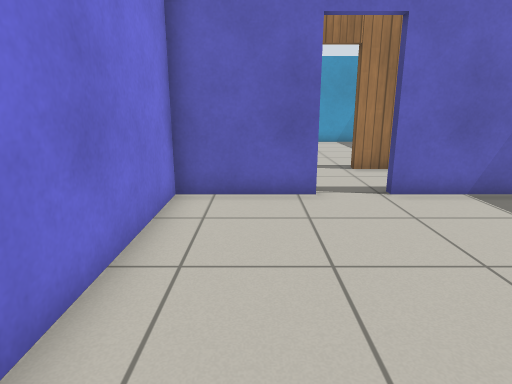
view 1 (above)

19 first-person views from a walk through a Gazebo world. The camera is 1 m above the floor, tilts 14° down and sees 75° across. Floor lines are 1 m apart. The floor is counted in squares, 0.5 m on a side. Each view is taken from the middle of a square. On the plan, view 1 faces up. The plan holds only what a view shows up to about 18 squares ahead; the rest is blank. The place goes on beyond the plan. The robots in the file are not drawn. Gazebo's built-in surfaces are drawn with simple patterns.

view 2
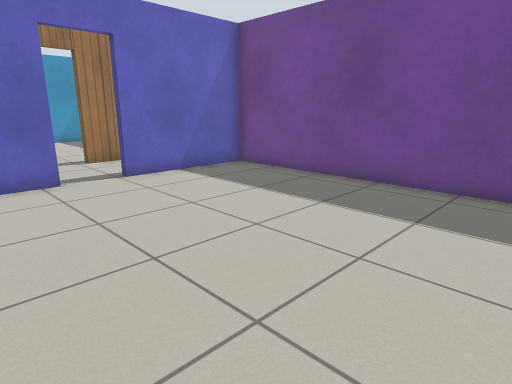

view 3
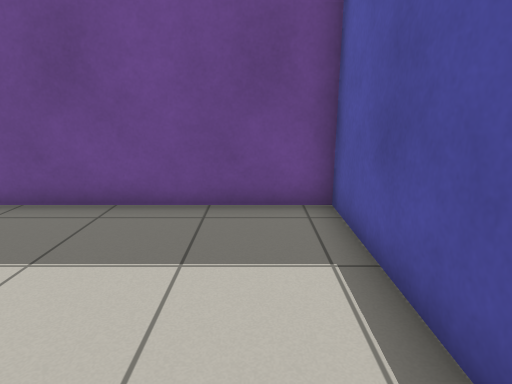

view 4
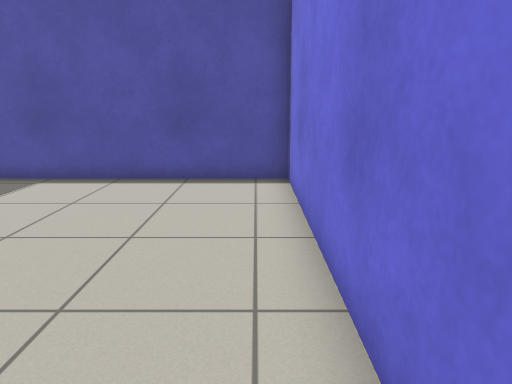

view 5
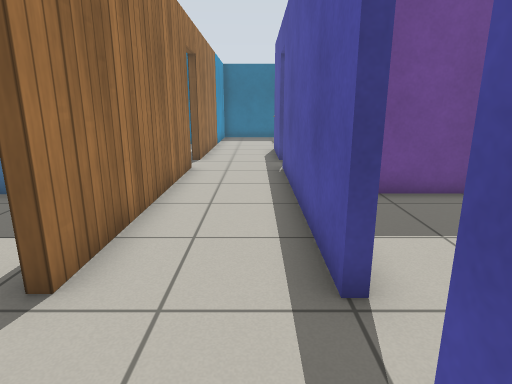

view 6
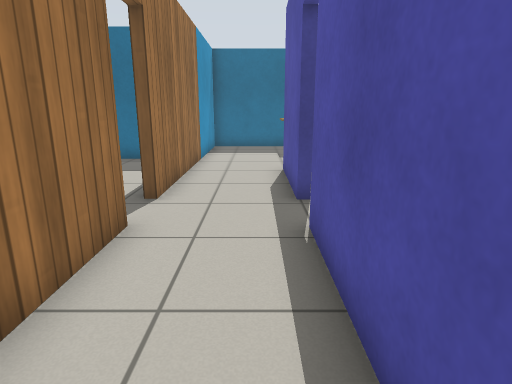

view 7
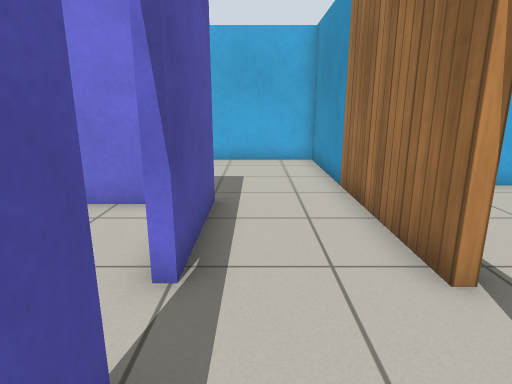

view 8
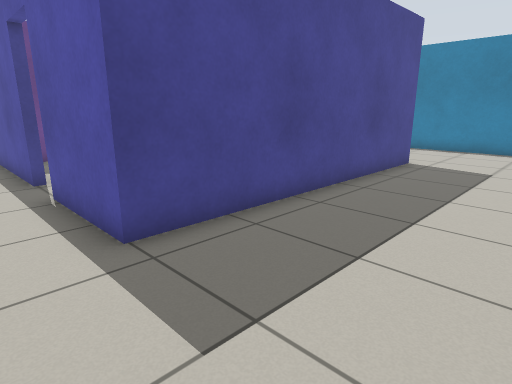

view 9
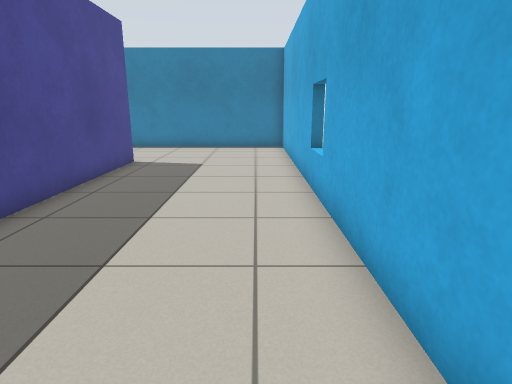

view 10
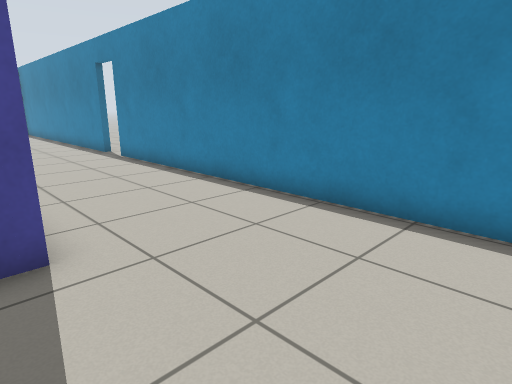

view 11
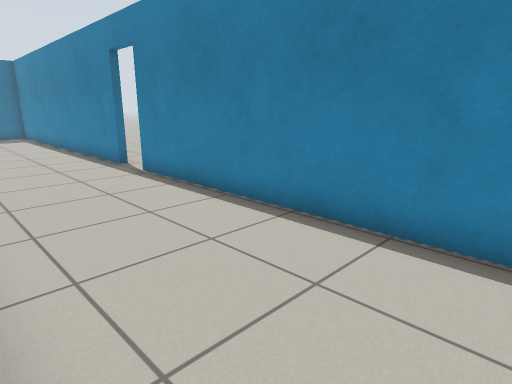

view 12
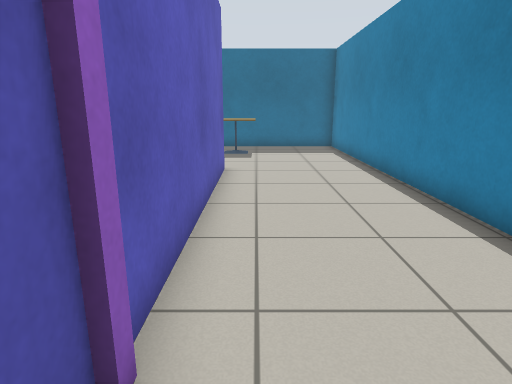

view 13
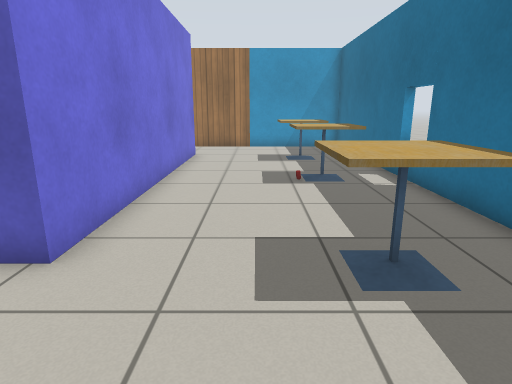

view 14
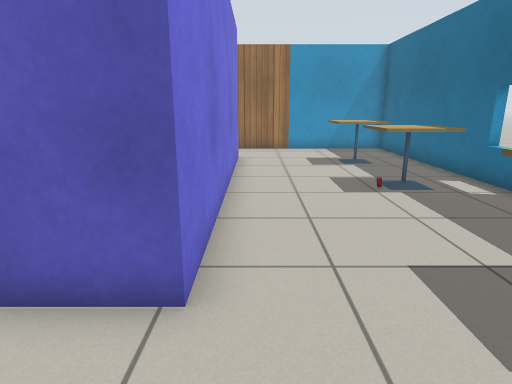

view 15
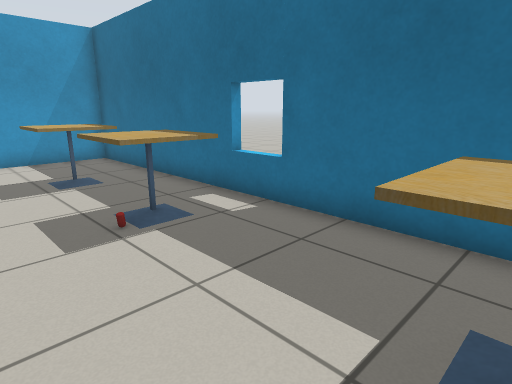

view 16
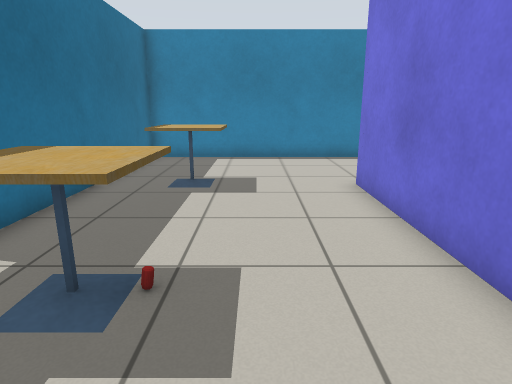

view 17
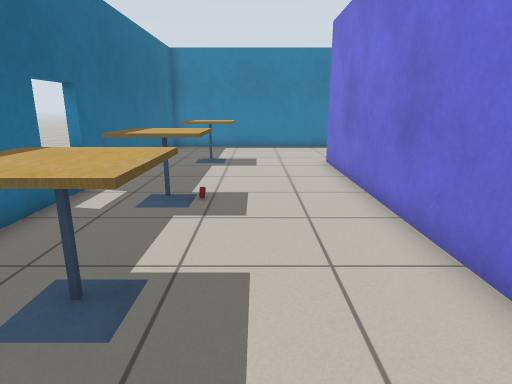

view 18
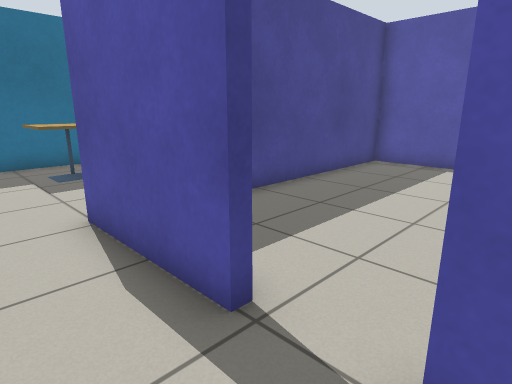

view 19
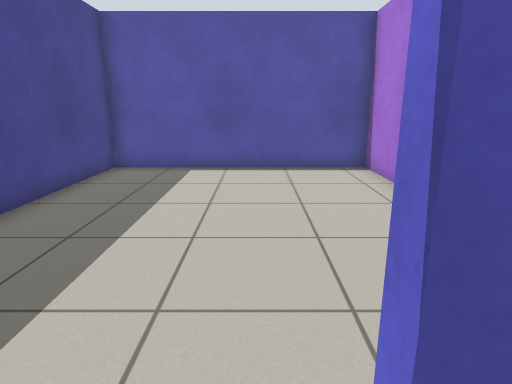

### Floor plan
Points are (right, up) in squares from view 1. A wall is a line through its corners. A room is listed if a view was taken in it or the views show most of it. See-through windows are left out.
Room 1 (views 1, 2, 3, 4)
walls: (1.5, 7.8) (-1.9, 7.8) (-1.9, -2.6) (7.9, -2.6) (7.9, 7.8) (3.1, 7.8)
ways out: open door at (2.5, 8) to room 2
Room 2 (views 5, 6, 7, 8, 9, 10, 11, 12, 13, 14, 15, 16, 17, 18, 19)
walls: (9.2, -8.1) (24.4, -8.1) (24.4, 11.3) (13.3, 11.3); (-2.2, -3) (-2.2, 8.1) (1.5, 8.1); (3.1, 8.1) (11.5, 8.1); (13.2, 8.1) (17.3, 8.1) (17.3, -2.9) (7.1, -2.9); (11.6, 11.3) (3.2, 11.3); (1.6, 11.3) (-8.4, 11.3) (-8.4, -8.1) (7.6, -8.1)
ways out: open door at (2.5, 8) to room 1; open door at (12.5, 8) to room 3; open door at (2.5, 11.5); open door at (8.5, -8); open door at (12.5, 11.5)
objects: cafe table (21, -4) to (23, -2); cafe table (21, 2) to (23, 4); drink can (21, 3); cafe table (21, 6) to (23, 8)
Room 3 (no view inside)
walls: (8.1, 0) (8.1, -2.6) (17, -2.6) (17, 4.2)
ways out: open door at (12.5, 8) to room 2

Positions as (right, up) in squares from view 1, and headings:
1: (0, 0), facing up
2: (-1, -2), facing up-right
3: (1, -1), facing right
4: (-1, 7), facing down
5: (0, 9), facing right
6: (6, 9), facing right
7: (5, 9), facing left
8: (-7, 10), facing down-right
9: (-7, 10), facing down
10: (-7, -2), facing down-right
11: (-3, -3), facing down-right
12: (6, -4), facing right
13: (20, -7), facing up
14: (18, -6), facing up
15: (19, -3), facing up-right
16: (20, 6), facing down
17: (20, 10), facing down
18: (11, 10), facing down-right
19: (12, 9), facing down
